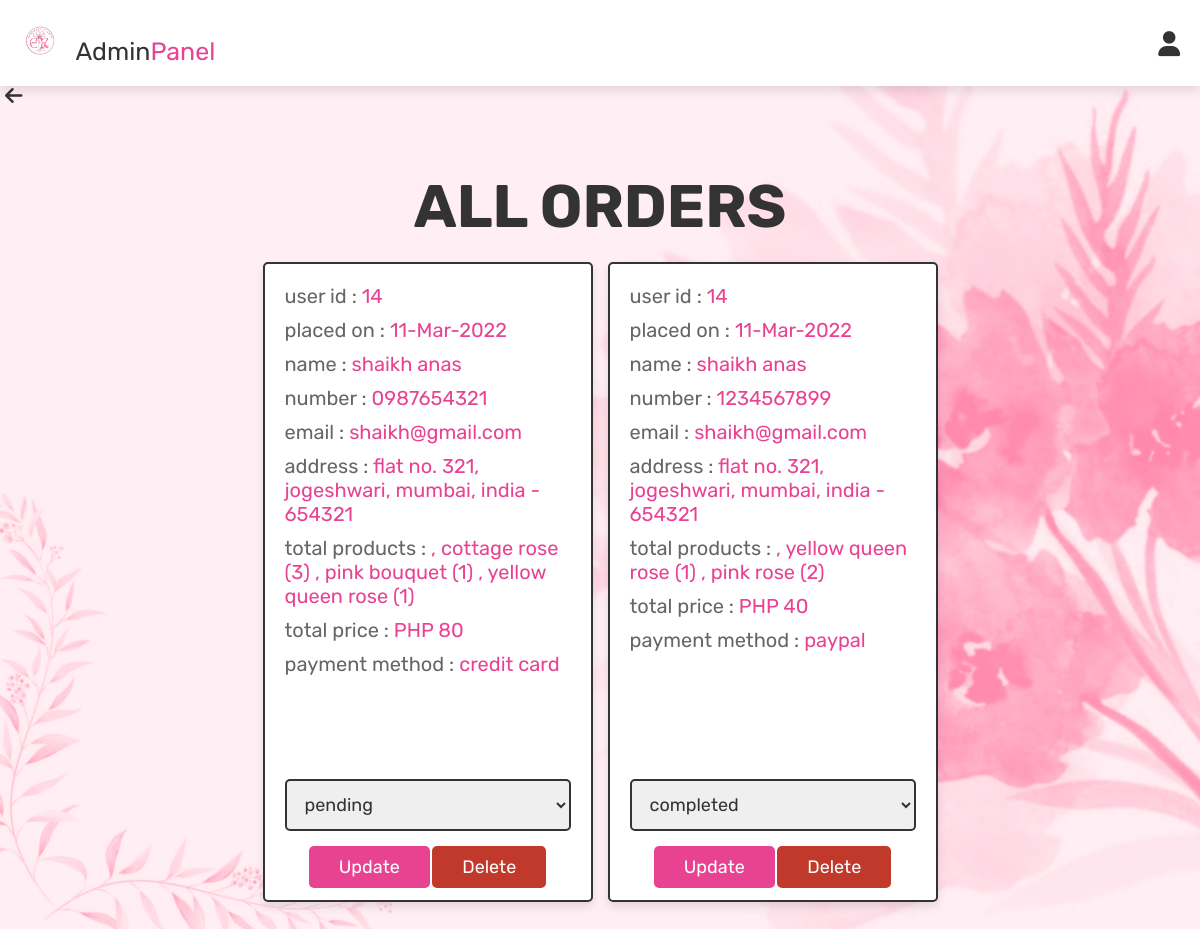
The page /admin_orders.php (signed in) on the database as committed earlier.
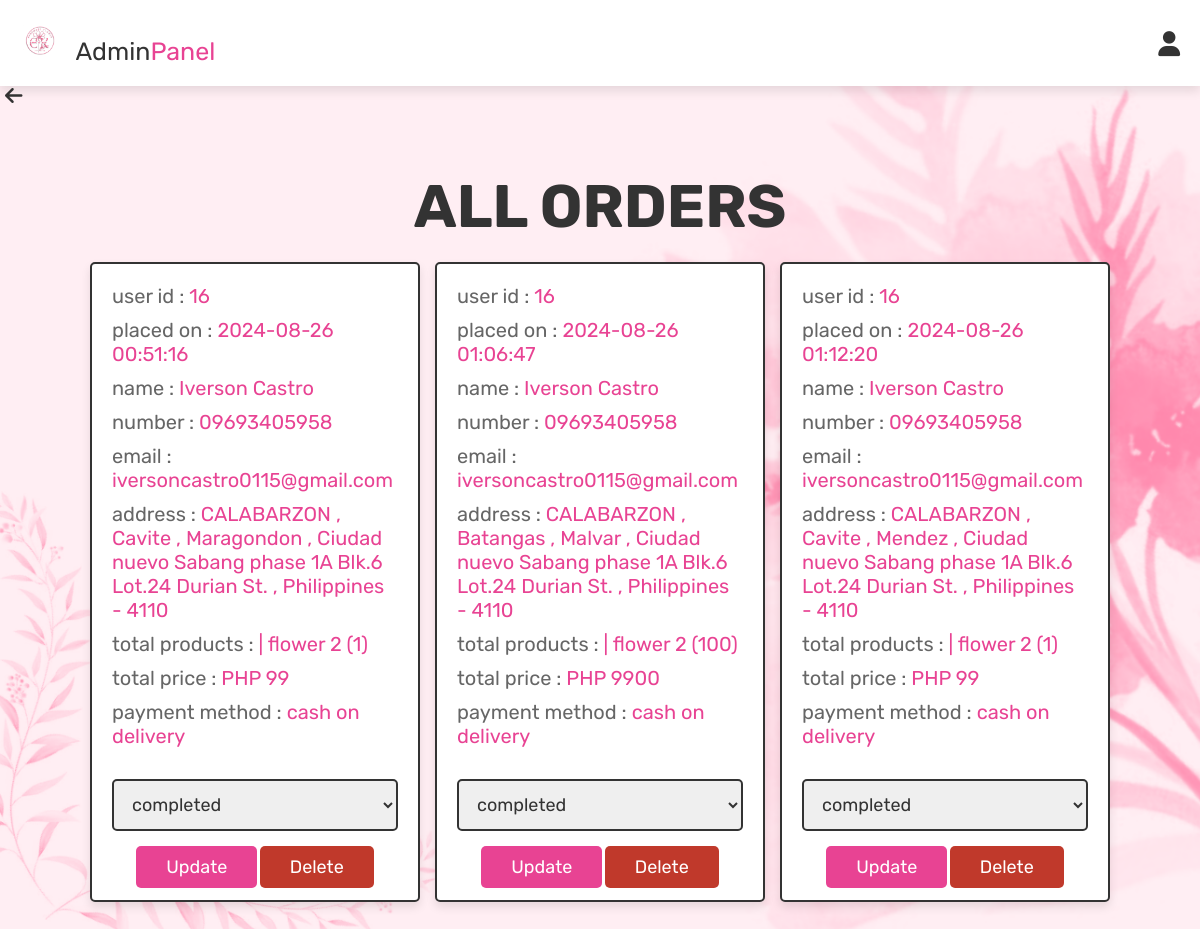
The same page on the database as committed later.
### tables this page shows
CREATE TABLE `orders` (
  `id` int(100) NOT NULL,
  `user_id` int(100) NOT NULL,
  `name` varchar(100) NOT NULL,
  `number` varchar(12) NOT NULL,
  `email` varchar(100) NOT NULL,
  `method` varchar(50) NOT NULL,
  `address` varchar(500) NOT NULL,
  `total_products` varchar(1000) NOT NULL,
  `total_price` int(100) NOT NULL,
  `placed_on` varchar(50) NOT NULL,
  `payment_status` varchar(20) NOT NULL DEFAULT 'pending'
);

### admin_orders.php (the view, shortened to what this page needs)
<?php
@include 'config.php';
?>
<!DOCTYPE html>
<html lang="en">
<head>
   <link rel="stylesheet" href="https://cdnjs.cloudflare.com/ajax/libs/font-awesome/6.0.0/css/all.min.css">
   <link rel="stylesheet" href="./css/admin_style.css" />
</head>
<body>
<?php @include 'admin_header.php'; ?>
<a href="admin_page.php" class="navlink">
    <i class="fas fa-arrow-left"></i>
    </a>
<section class="placed-orders">
   <h1 class="title">ALL ORDERS</h1>
   <div class="box-container">
      <?php
      $select_orders = mysqli_query($conn, "SELECT * FROM `orders`") or die('query failed');
      if(mysqli_num_rows($select_orders) > 0){
         while($fetch_orders = mysqli_fetch_assoc($select_orders)){
      ?>
      <div class="box">
         <div class="box-text">
            <p> user id : <span><?php echo $fetch_orders['user_id']; ?></span> </p>
            <p> placed on : <span><?php echo $fetch_orders['placed_on']; ?></span> </p>
            <p> name : <span><?php echo $fetch_orders['name']; ?></span> </p>
            <p> number : <span><?php echo $fetch_orders['number']; ?></span> </p>
            <p> email : <span><?php echo $fetch_orders['email']; ?></span> </p>
            <p> address : <span><?php echo $fetch_orders['address']; ?></span> </p>
            <p> total products : <span><?php echo $fetch_orders['total_products']; ?></span> </p>
            <p> total price : <span>PHP <?php echo $fetch_orders['total_price']; ?></span> </p>
            <p> payment method : <span><?php echo $fetch_orders['method']; ?></span> </p>
         </div>
         <form action="" method="post">
            <select name="update_payment">
               <option disabled selected><?php echo $fetch_orders['payment_status']; ?></option>
            </select>
            <input type="submit" name="update_order" value="update" class="option-btn">
            <a href="admin_orders.php?delete=<?php echo $fetch_orders['id']; ?>" class="delete-btn" onclick="return confirm('delete this order?');">delete</a>
         </form>
      </div>
      <?php
         }
      }else{
         echo '<p class="empty">no orders placed yet!</p>';
      }
      ?>
   </div>
</section>
</body>
</html>

Rows that differ between the two databases and show on the page:
removed orders: user "14", placed_on "11-Mar-2022", name "shaikh anas", number "0987654321", email "shaikh@gmail.com", address "flat no. 321, jogeshwari, mumbai, india - 654321", total_products ", cottage rose (3) , pink bouquet (1) , yellow queen rose (1)", total_price "80", method "credit card", update_payment "pending"
removed orders: user "14", placed_on "11-Mar-2022", name "shaikh anas", number "1234567899", email "shaikh@gmail.com", address "flat no. 321, jogeshwari, mumbai, india - 654321", total_products ", yellow queen rose (1) , pink rose (2)", total_price "40", method "paypal", update_payment "completed"
added orders: user "16", placed_on "2024-08-26 00:51:16", name "Iverson Castro", number "09693405958", email "iversoncastro0115@gmail.com", address "CALABARZON , Cavite , Maragondon , Ciudad nuevo Sabang phase 1A Blk.6 Lot.24 Durian St. , Philippines - 4110", total_products "| flower 2 (1)", total_price "99", method "cash on delivery", update_payment "completed"
added orders: user "16", placed_on "2024-08-26 01:06:47", name "Iverson Castro", number "09693405958", email "iversoncastro0115@gmail.com", address "CALABARZON , Batangas , Malvar , Ciudad nuevo Sabang phase 1A Blk.6 Lot.24 Durian St. , Philippines - 4110", total_products "| flower 2 (100)", total_price "9900", method "cash on delivery", update_payment "completed"
added orders: user "16", placed_on "2024-08-26 01:12:20", name "Iverson Castro", number "09693405958", email "iversoncastro0115@gmail.com", address "CALABARZON , Cavite , Mendez , Ciudad nuevo Sabang phase 1A Blk.6 Lot.24 Durian St. , Philippines - 4110", total_products "| flower 2 (1)", total_price "99", method "cash on delivery", update_payment "completed"
